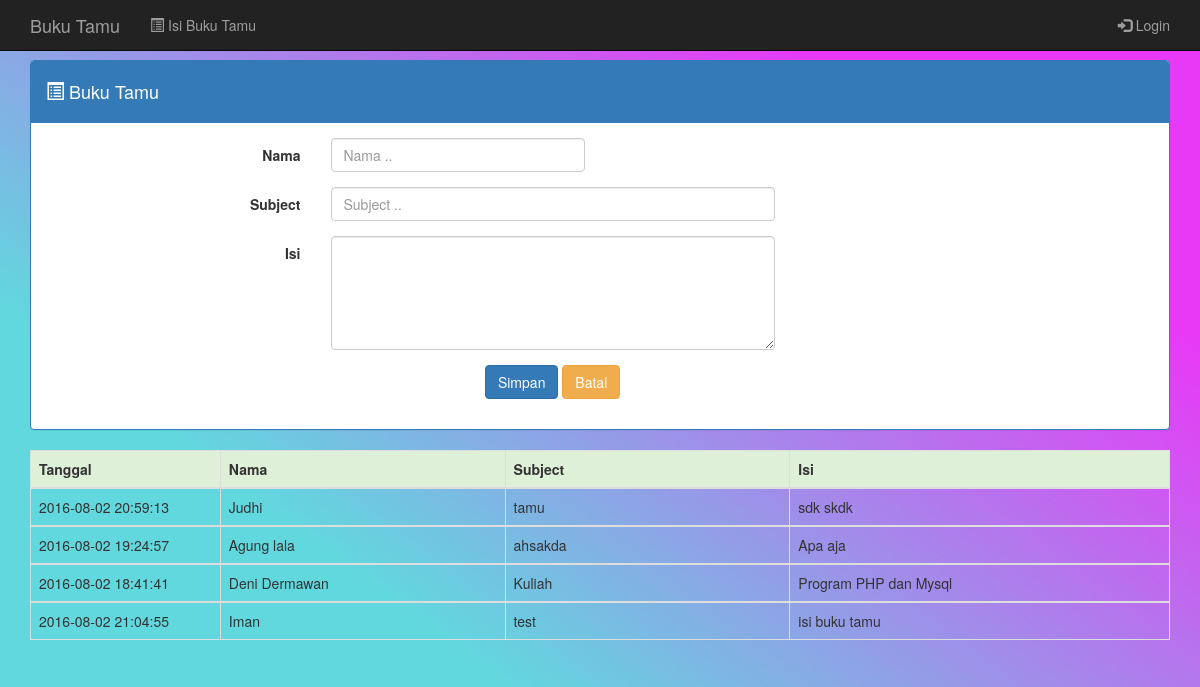
The page / on the database its author committed.
### tables this page shows
CREATE TABLE `table_buku_tamu` (
  `id` int(11) NOT NULL,
  `nama` varchar(50) NOT NULL,
  `subject` varchar(150) NOT NULL,
  `isi` text NOT NULL,
  `tanggal` timestamp NOT NULL DEFAULT CURRENT_TIMESTAMP ON UPDATE CURRENT_TIMESTAMP
);

### class.buku.php (the view, shortened to what this page needs)
<?php
class buku_tamu{
	private $db;
	function __construct($DB_con){
		$this->db = $DB_con;
	}
	public function tampildata($query,$tampil){
		$stmt = $this->db->prepare($query);
		$stmt->execute();
		while ($row=$stmt->fetch(PDO::FETCH_ASSOC)) {
			?>
			<tbody>
				<tr>
					<td><?php echo $row['tanggal']; ?></td>
					<td><?php echo $row['nama']; ?></td>
					<td><?php echo $row['subject']; ?></td>
					<td><?php echo $row['isi']; ?></td>
				</tr>
			</tbody>
			<?php
		}
	}
}
?>

### header.php (shortened to what this page needs)
<!DOCTYPE html>
<html lang="en">
<head>
	<link rel="stylesheet" href="css/bootstrap.css">
</head>
<nav class="navbar navbar-inverse navbar-fixed-top">
	<div class="container">
		<div class="navbar-header">
			<a class="navbar-brand" href="index.php">Buku Tamu</a>
		</div>
		<div id="navbar" class="navbar-collapse collapse">
			<ul class="nav navbar-nav">
				<li><a id="pesan_sedia" href="#" data-toggle="modal" data-target="#myModal"><span class='glyphicon glyphicon-list-alt'></span>  Isi Buku Tamu</a></li>
			</ul>
			<ul class="nav navbar-nav navbar-right">
				<li><a href="admin/"><span class="glyphicon glyphicon-log-in"></span> Login</a></li>
			</ul>
		</div>
	</div>
</nav>

### index.php (shortened to what this page needs)
<?php
include_once 'dbconfig.php';
?>
<?php include_once 'header.php'; ?>
<br/><br/><br/>
<div class="container">
	<div class="panel panel-primary">
		<div class="panel-heading"><h4><i class="glyphicon glyphicon-list-alt"></i> Buku Tamu</h4></div>
			<div class="panel-body">
			<form class="form-horizontal" role="form" method="post">
				<div class="form-group">
					<label class="control-label col-sm-3">Nama</label>
					<div class="col-sm-3">
						<input type="text" name="nama" class="form-control" placeholder="Nama .." required>
					</div>
				</div>
				<div class="form-group">
					<label class="control-label col-sm-3" required>Subject</label>
					<div class="col-sm-5">
						<input type="text" name="subject" class="form-control" placeholder="Subject ..">
					</div>
				</div>
				<div class="form-group">
					<label class="control-label col-sm-3">Isi</label>
						<div class="col-sm-5">
						<textarea name="isi" class="form-control" rows="5" id="comment"></textarea>
						</div>
				</div>
				<div class="form-group" align="center">
					<label class="control-label col-sm-3"></label>
					<div class="col-sm-5">
						<button type="submit" name="btn-simpan" class="btn btn-primary">Simpan</button>
						<button type="reset" class="btn btn-warning">Batal</button>
					</div>
				</div>
			</form>
		</div>
	</div>
</div>
<div class="container">
<table class="table table-bordered">
	<thead>
		<tr class="success">
			<th class="col-sm-2">Tanggal</th>
			<th class="col-sm-3">Nama</th>
			<th class="col-sm-3">Subject</th>
			<th class="col-sm-5">Isi</th>
		</tr>
	</thead>
	<?php
	$tampil = 'depan';
	$query = "SELECT * FROM table_buku_tamu";
	$buku->tampildata($query,$tampil);
	?>
</table>
</div>

### header.php (style rules this page uses)
.container { background: auto; }

### rows shown on the page
table_buku_tamu: tanggal "2016-08-02 20:59:13", nama "Judhi", subject "tamu", isi "sdk skdk"
table_buku_tamu: tanggal "2016-08-02 19:24:57", nama "Agung lala", subject "ahsakda", isi "Apa aja"
table_buku_tamu: tanggal "2016-08-02 18:41:41", nama "Deni Dermawan", subject "Kuliah", isi "Program PHP dan Mysql"
table_buku_tamu: tanggal "2016-08-02 21:04:55", nama "Iman", subject "test", isi "isi buku tamu"
